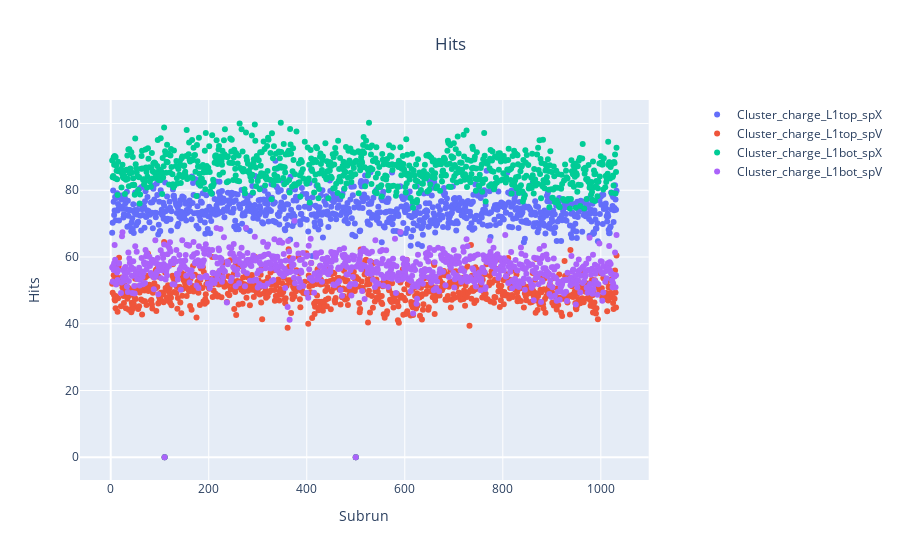

Notebook code cell kept with this figure:
### Code cell
# fig = make_subplots(specs=[[{"secondary_y": True}]])

# fig.add_trace( 
#     go.Scatter(x=cluster_pd.subrun,y=cluster_pd.Cluster_charge_L1top_spX,
#               mode="markers",name="Cluster_charge_L1top_spX",
#               ))

# fig.add_trace( 
#     go.Scatter(x=cluster_pd.subrun,y=cluster_pd.Cluster_charge_L1top_spV,
#               mode="markers",name="Cluster_charge_L1top_spV",
#               ))

# fig.add_trace( 
#     go.Scatter(x=cluster_pd.subrun,y=cluster_pd.Cluster_charge_L1bot_spX,
#           mode="markers",name="Cluster_charge_L1bot_spX",
#           ))

# fig.add_trace( 
#     go.Scatter(x=cluster_pd.subrun,y=cluster_pd.Cluster_charge_L1bot_spV,
#           mode="markers",name="Cluster_charge_L1bot_spV",
#           ))

        

# fig.update_layout(title=dict(text='Hits', x=0.5),
#                    yaxis_title='Hits',
#                    xaxis_title='Subrun')
# fig.show()

### Figure 1 — Plotly figure (JSON) as saved in the notebook; plotly's stock layout.template omitted (floating-point values rounded to 4 significant figures; data arrays with more than 128 entries replaced by an {"elided": "..."} marker saying what was removed)
{"data": [{"mode": "markers", "name": "Cluster_charge_L1top_spX", "type": "scatter", "x": {"elided": "873 int values"}, "y": {"elided": "873 float values"}}, {"mode": "markers", "name": "Cluster_charge_L1top_spV", "type": "scatter", "x": {"elided": "873 int values"}, "y": {"elided": "873 float values"}}, {"mode": "markers", "name": "Cluster_charge_L1bot_spX", "type": "scatter", "x": {"elided": "873 int values"}, "y": {"elided": "873 float values"}}, {"mode": "markers", "name": "Cluster_charge_L1bot_spV", "type": "scatter", "x": {"elided": "873 int values"}, "y": {"elided": "873 float values"}}], "layout": {"title": {"text": "Hits", "x": 0.5}, "xaxis": {"anchor": "y", "domain": [0, 0.94], "title": {"text": "Subrun"}}, "yaxis": {"anchor": "x", "domain": [0, 1], "title": {"text": "Hits"}}, "yaxis2": {"anchor": "x", "overlaying": "y", "side": "right"}}}
